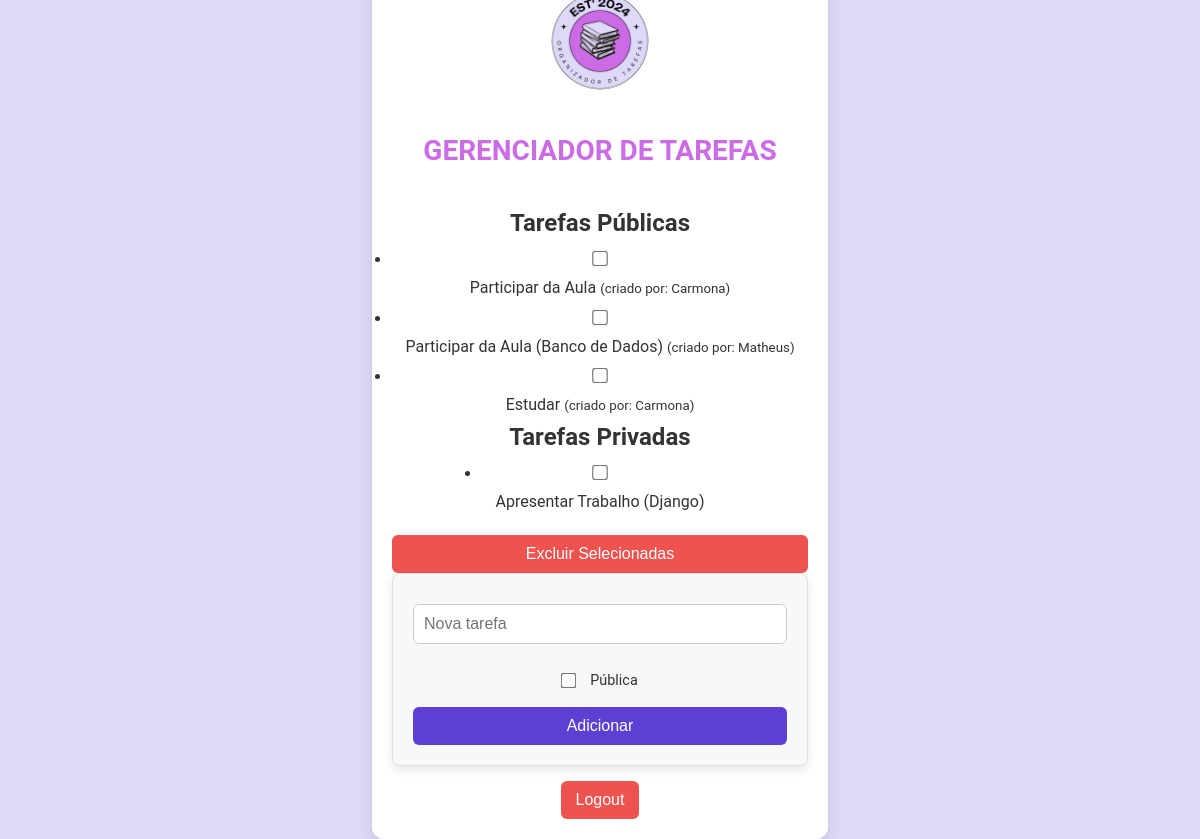
The app's page / (signed in) with its own data.
### app.py (models this page shows)
class Tarefa(db.Model):
    __tablename__ = 'tarefa'
    id = Column(Integer, primary_key=True)
    nome = Column(String, nullable=False)
    usuario_id = Column(Integer, db.ForeignKey('usuario.id'), nullable=True)
    publica = Column(Boolean, default=False)
    usuario = db.relationship('Usuario', backref='tarefas')

class Usuario(UserMixin, db.Model):
    id = db.Column(db.Integer, primary_key=True)
    login = db.Column(db.String(150), unique=True, nullable=False)
    senha = db.Column(db.String(150), nullable=False)
    is_admin = db.Column(db.Boolean, default=False)

### app.py (the view)
@app.route('/')
@login_required
def index():
    tarefas_publicas = Tarefa.query.filter_by(publica=True).all()
    tarefas_privadas = Tarefa.query.filter_by(usuario_id=current_user.id, publica=False).all()
    return render_template('index.html', tarefas_publicas=tarefas_publicas, tarefas_privadas=tarefas_privadas)

### app.py (called while the page is built)
@login_manager.user_loader
def load_user(user_id):
    return Usuario.query.get(int(user_id))

### templates/index.html (shortened to what this page needs)
<!DOCTYPE html>
<html lang="pt-br">
<head>
    <link rel="stylesheet" href="{{ url_for('static', filename='style.css') }}">
    <link rel="stylesheet" href="{{ url_for('static', filename='index.css') }}">
</head>
<body>
    <div class="container">
        <div class="logo">
            <img src="{{ url_for('static', filename='images/logogt.png') }}" alt="Logo" class="logo-img">
        </div>
        <h1 class="project-name">Gerenciador de Tarefas</h1>
        <form id="mass-delete-form" action="/delete_selected" method="POST">
            <h2>Tarefas Públicas</h2>
            <ul>
                {% for tarefa in tarefas_publicas %}
                <li>
                    <input type="checkbox" name="tarefas" value="{{ tarefa.id }}">
                    {{ tarefa.nome }} <small>(criado por: {{ tarefa.usuario.login }})</small>
                </li>
                {% endfor %}
            </ul>
            <h2>Tarefas Privadas</h2>
            <ul>
                {% for tarefa in tarefas_privadas %}
                <li>
                    <input type="checkbox" name="tarefas" value="{{ tarefa.id }}">
                    {{ tarefa.nome }}
                </li>
                {% endfor %}
            </ul>
            <button type="submit" class="delete-btn">Excluir Selecionadas</button>
        </form>
        <form class="add-task" action="/add" method="POST">
            <input type="text" name="tarefa" placeholder="Nova tarefa" required>
            <label>
                <input type="checkbox" name="publica">
                Pública
            </label>
            <button type="submit">Adicionar</button>
        </form>
        <form action="/logout" method="POST" style="display: inline;">
            <button type="submit" class="logout-btn">Logout</button>
        </form>
    </div>
</body>
</html>

### static/style.css (style rules this page uses)
* { margin: 0; padding: 0; box-sizing: border-box; }
body { font-family: 'Roboto', sans-serif; background-color: #dfd8f8; color: #333; line-height: 1.6; }
body, html { height: 100%; display: flex; justify-content: center; align-items: center; margin: 0; }
.logo-img { width: 120px; height: auto; margin-bottom: 20px; }
.project-name { font-size: 28px; font-weight: bold; color: #cb6ce6; text-transform: uppercase; margin-bottom: 30px; }
button { padding: 12px 20px; background-color: #cb6ce6; color: white; border: none; border-radius: 8px; font-size: 16px; width: 100%; cursor: pointer; transition: background-color 0.3s ease; }
input[type="text"], input[type="password"], input[type="checkbox"] { padding: 12px; margin: 10px 0; border: 1px solid #bdbdbd; border-radius: 8px; font-size: 16px; width: 100%; }
input[type="checkbox"] { transform: scale(1.2); margin-right: 10px; }
.logout-btn { background-color: #ef5350; color: white; width: auto; padding: 12px 20px; border-radius: 8px; font-size: 16px; }
form { display: flex; flex-direction: column; width: 100%; align-items: center; }

### static/index.css (style rules this page uses)
.container { width: 100%; max-width: 800px; padding: 20px; background-color: #ffffff; box-shadow: 0px 8px 16px rgba(0, 0, 0, 0.1); border-radius: 12px; text-align: center; }
h1 { font-size: 2.2em; color: #5d3fd3; margin-bottom: 20px; font-weight: 600; }
button.delete-btn { background-color: #ef5350; color: #fff; padding: 10px 15px; border: none; border-radius: 6px; cursor: pointer; font-size: 1em; font-weight: 500; transition: background-color 0.3s ease; margin-top: 20px; }
form.add-task { background-color: #f7f8fa; padding: 20px; border-radius: 8px; border: 1px solid #ddd; box-shadow: 0px 4px 8px rgba(0, 0, 0, 0.1); display: flex; flex-direction: column; gap: 10px; }
.add-task input[type="text"] { padding: 10px; font-size: 1em; border-radius: 6px; border: 1px solid #ccc; width: 100%; }
.add-task label { display: flex; align-items: center; font-size: 0.9em; gap: 5px; }
.add-task button { background-color: #5d3fd3; color: #fff; border: none; padding: 10px; border-radius: 6px; font-size: 1em; cursor: pointer; transition: background-color 0.3s ease; }
.logout-btn { background-color: #ef5350; color: white; padding: 10px 15px; border-radius: 6px; font-size: 1em; cursor: pointer; border: none; transition: background-color 0.3s ease; display: inline-block; margin-top: 15px; }

### records on screen
Tarefa: nome "Participar da Aula", usuario.login "Carmona"
Tarefa: nome "Participar da Aula (Banco de Dados)", usuario.login "Matheus"
Tarefa: nome "Estudar", usuario.login "Carmona"
Tarefa: nome "Apresentar Trabalho (Django)"
